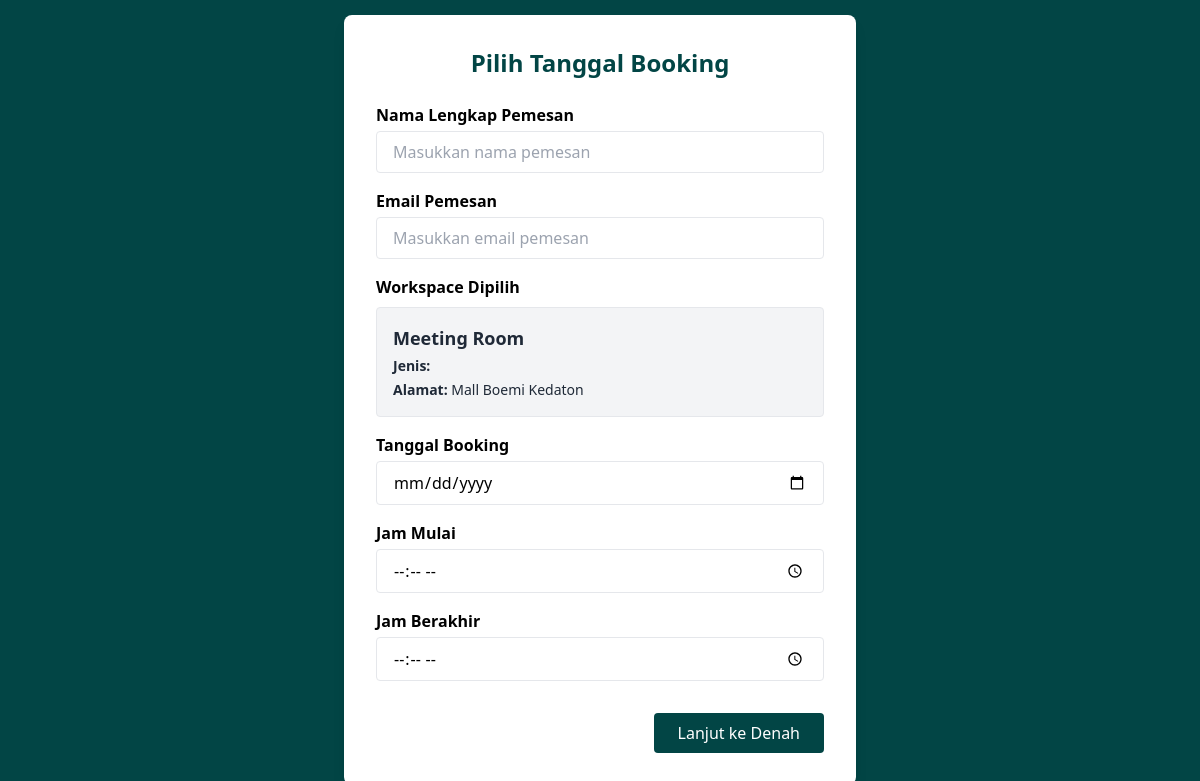
The page /customer/bookingdate.php?id=1 (signed in) on the database as committed earlier.
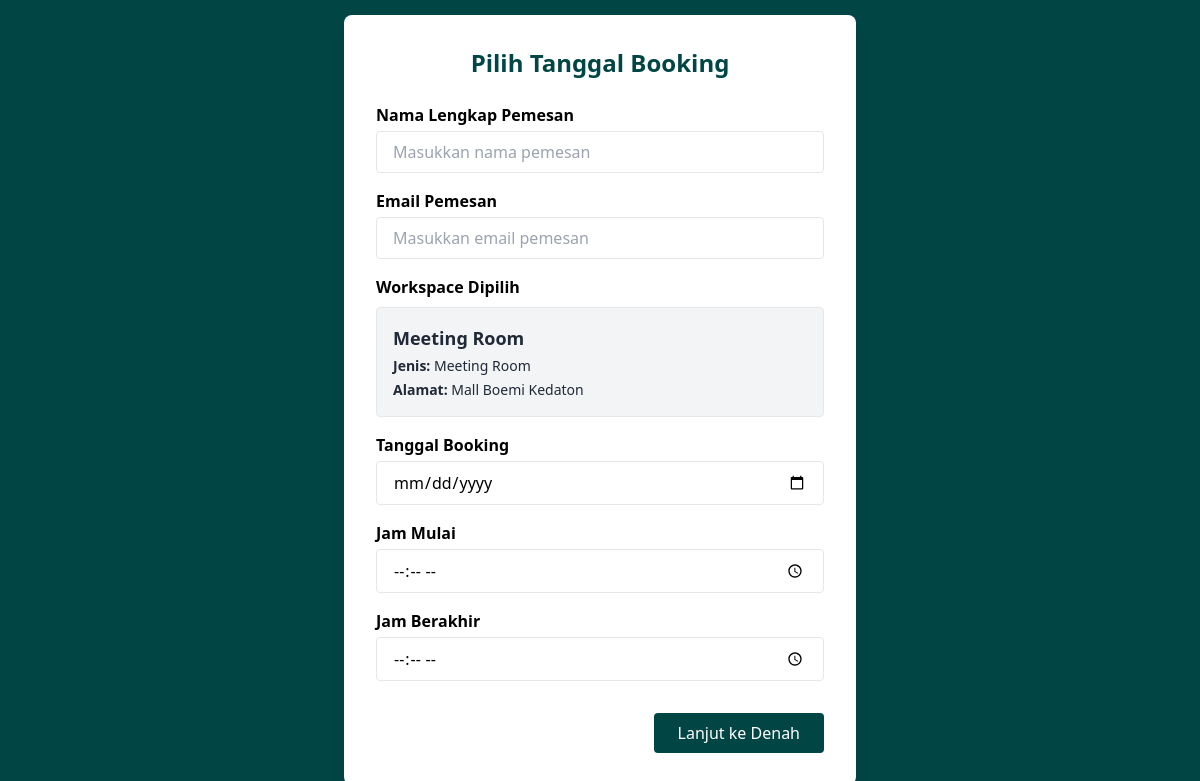
The same page on the database as committed later.
### tables this page shows
CREATE TABLE `workspaces` (
  `id` int NOT NULL,
  `name` varchar(100) DEFAULT NULL,
  `description` text,
  `location` varchar(100) DEFAULT NULL,
  `tipe` varchar(50) DEFAULT NULL,
  `kapasitas` int DEFAULT NULL,
  `fasilitas` json DEFAULT NULL,
  `price` int DEFAULT NULL,
  `duration_unit` varchar(10) DEFAULT NULL,
  `image_path` varchar(255) DEFAULT NULL,
  `status` varchar(20) NOT NULL DEFAULT 'Aktif'
);

### customer/bookingdate.php (the view, shortened to what this page needs)
<?php
require_once '../db.php';
$workspace_id = filter_input(INPUT_GET, 'id', FILTER_VALIDATE_INT);
try {
    $stmt = $conn->prepare("SELECT name, tipe, location, image_path, price FROM workspaces WHERE id = :id");
    $stmt->bindParam(':id', $workspace_id, PDO::PARAM_INT);
    $stmt->execute();
    $stmt->setFetchMode(PDO::FETCH_ASSOC);
    $workspace = $stmt->fetch();
} catch (PDOException $e) {
    die("Database error: " . $e->getMessage());
}
$workspace_name = htmlspecialchars($workspace['name']);
$workspace_tipe = htmlspecialchars($workspace['tipe']);
$workspace_location = htmlspecialchars($workspace['location']);
?>
<!DOCTYPE html>
<html lang="en">
<head>
  <script src="https://cdn.tailwindcss.com"></script>
</head>
<body class="bg-[#024545] min-h-screen flex items-center justify-center text-white">
  <div class="bg-white text-black rounded-lg shadow-lg p-8 w-full max-w-lg">
    <h2 class="text-2xl font-bold mb-6 text-center text-[#024545]">Pilih Tanggal Booking</h2>
    <form id="bookingForm" class="space-y-4">
      <div>
        <label for="name" class="block mb-1 font-semibold">Nama Lengkap Pemesan</label>
        <input type="text" id="name" required class="w-full px-4 py-2 border rounded focus:outline-none focus:ring-2 focus:ring-[#024545]" placeholder="Masukkan nama pemesan">
      </div>
      <div>
        <label for="email" class="block mb-1 font-semibold">Email Pemesan</label>
        <input type="email" id="email" required class="w-full px-4 py-2 border rounded focus:outline-none focus:ring-2 focus:ring-[#024545]" placeholder="Masukkan email pemesan">
      </div>
      <div>
        <label class="block mb-2 font-semibold">Workspace Dipilih</label>
        <div class="w-full p-4 border rounded bg-gray-100 text-gray-800 space-y-1">
            <p class="font-bold text-lg"><?= $workspace_name ?></p>
            <p class="text-sm"><span class="font-semibold">Jenis:</span> <?= $workspace_tipe ?></p>
            <p class="text-sm"><span class="font-semibold">Alamat:</span> <?= $workspace_location ?></p>
        </div>
      </div>
      <div>
        <label for="date" class="block mb-1 font-semibold">Tanggal Booking</label>
        <input type="date" id="date" required class="w-full px-4 py-2 border rounded focus:outline-none focus:ring-2 focus:ring-[#024545]">
      </div>
      <div>
        <label for="startTime" class="block mb-1 font-semibold">Jam Mulai</label>
        <input type="time" id="startTime" required class="w-full px-4 py-2 border rounded focus:outline-none focus:ring-2 focus:ring-[#024545]">
      </div>
      <div>
        <label for="endTime" class="block mb-1 font-semibold">Jam Berakhir</label>
        <input type="time" id="endTime" required class="w-full px-4 py-2 border rounded focus:outline-none focus:ring-2 focus:ring-[#024545]">
      </div>
      <div class="pt-4 text-right">
        <button type="submit" class="bg-[#024545] text-white px-6 py-2 rounded hover:bg-[#036b6b]">
          Lanjut ke Denah
        </button>
      </div>
    </form>
  </div>
</body>
</html>

Rows that differ between the two databases and show on the page:
changed workspaces "Meeting Room": tipe (not shown) → "Meeting Room"
